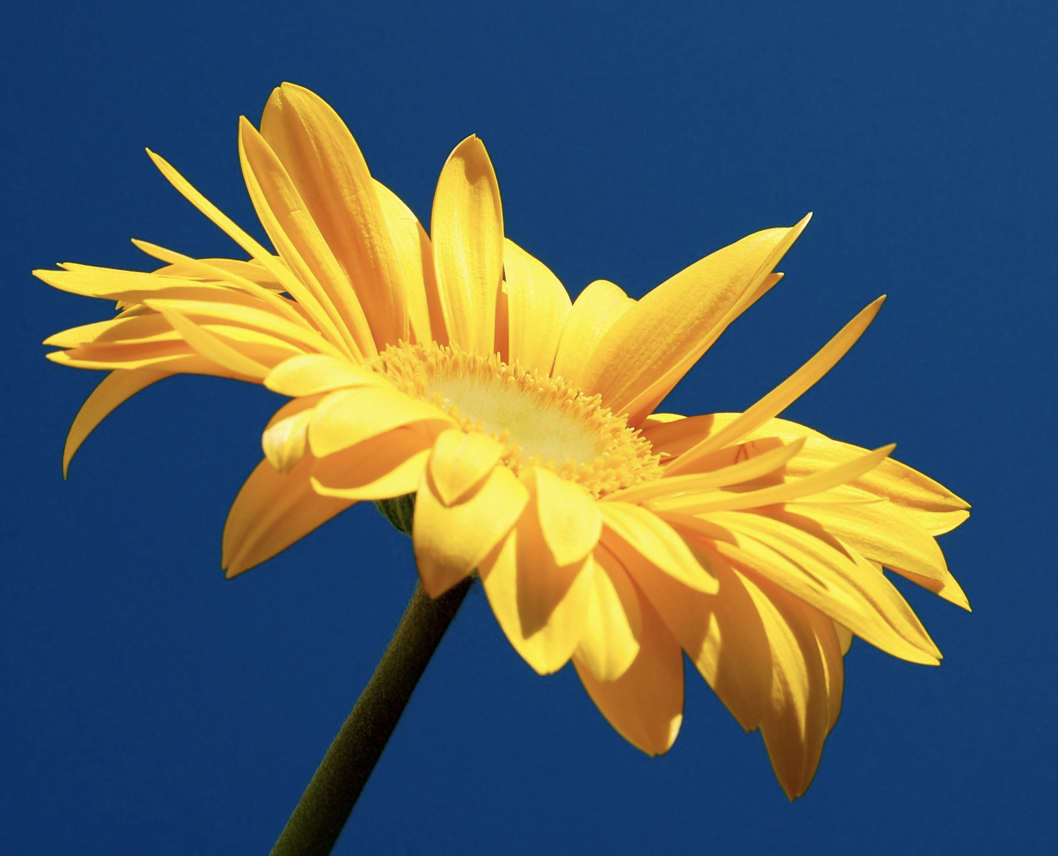
#> input picture images/amarilla.png, 1058 x 856 px, found by its file name
$ python negativo.py
#> lines starting #> are read from the running program, lines starting #| are printed output that depends on the picture
import cv2

def obtener_negativo(imagen):
    alto, ancho = imagen.shape[:2]

    negativo = imagen.copy()

    if len(imagen.shape) == 3:
        for y in range(alto):
            for x in range(ancho):
                pixel = imagen[y, x]
                # Nuevo pixel en negativo (255 - canal)
                negativo[y, x] = [255 - pixel[0], 255 - pixel[1], 255 - pixel[2]]
    else:  # Si la imagen es blanco y negro
        for y in range(alto):
            for x in range(ancho):
                pixel = imagen[y, x]
                # Nuevo pixel en negativo (255 - valor)
                negativo[y, x] = 255 - pixel

    return negativo

if __name__ == "__main__":
    image_path = "C:/Users/Hp245-User/Desktop/openCV/images/amarilla.png"
    imagen = cv2.imread(image_path,0)
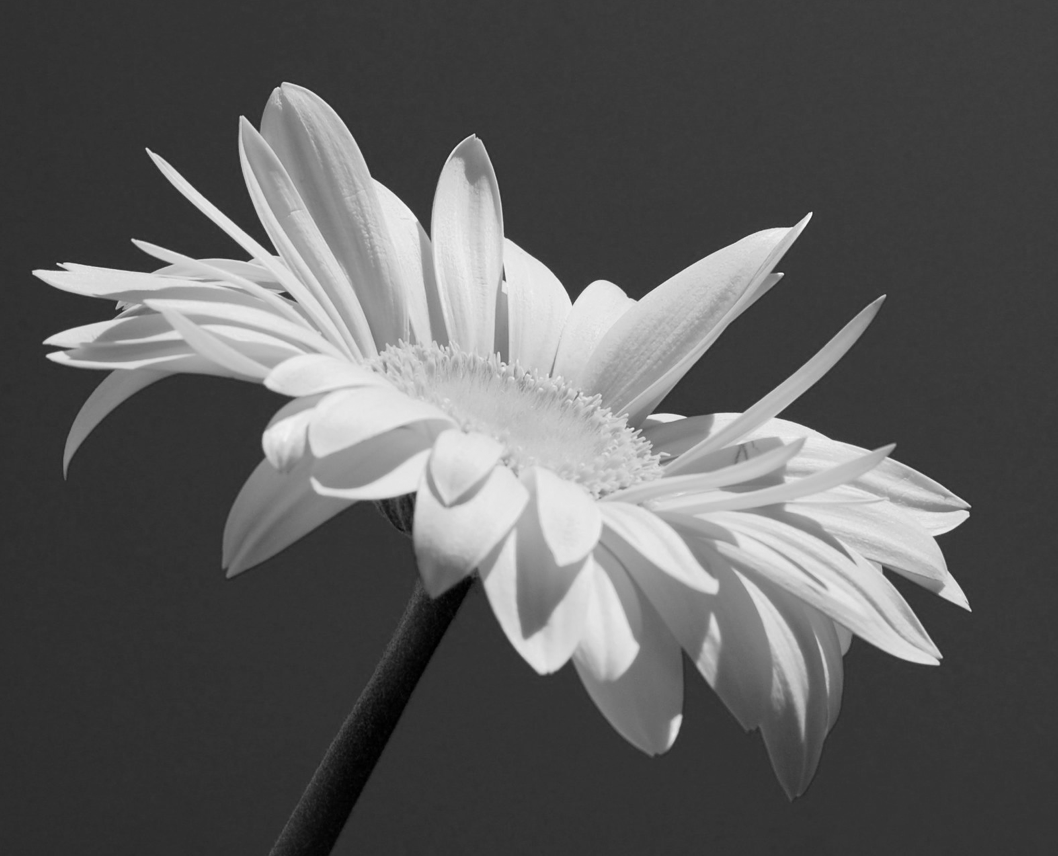
#> imagen: shape (856, 1058); min 0, max 250, mean 92.2

    negativo = obtener_negativo(imagen)
#> after the loop in obtener_negativo, `for y in range(alto):`:
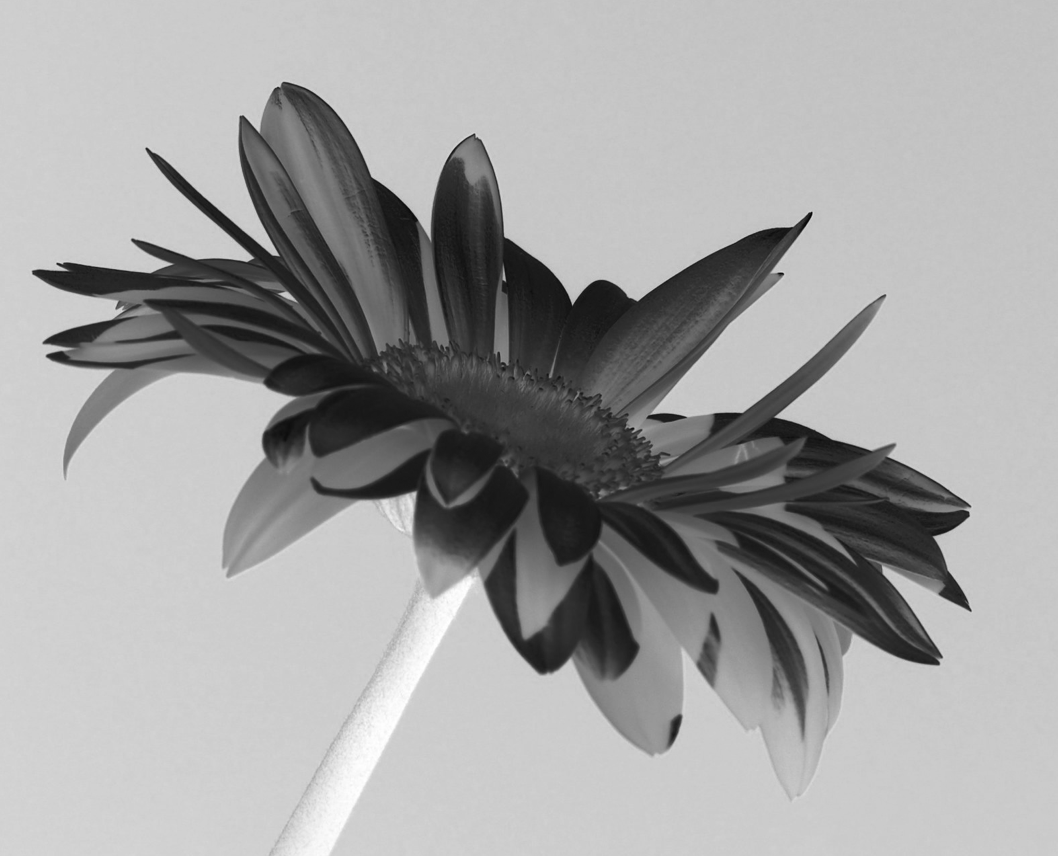
#> negativo: shape (856, 1058); min 5, max 255, mean 162.8

    cv2.namedWindow('Imagen Original', cv2.WINDOW_NORMAL)
    cv2.namedWindow('Negativo de la Imagen', cv2.WINDOW_NORMAL)

    # Mostrar la imagen original y su negativo
    cv2.imshow('Imagen Original', imagen)
    cv2.imshow('Negativo de la Imagen', negativo)
    cv2.waitKey(0)
    cv2.destroyAllWindows()

$ run again, with images/coins.png copied over images/amarilla.png
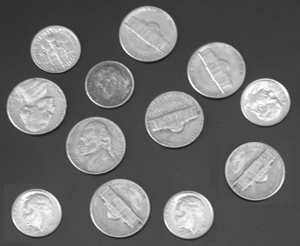
#> input picture images/coins.png, 300 x 246 px, found by its file name
#> imagen is the input picture: shape (246, 300); min 23, max 255, mean 110.5
#> after the loop in obtener_negativo, `for y in range(alto):`:
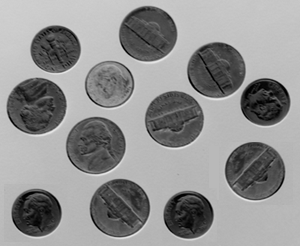
#> negativo: shape (246, 300); min 0, max 232, mean 144.5
